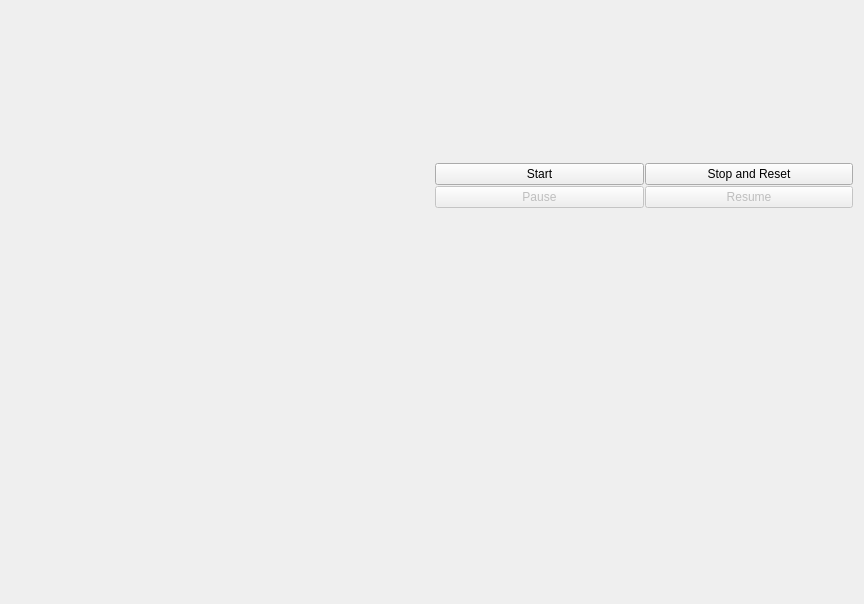
<?xml version="1.0" encoding="UTF-8"?>
<ui version="4.0">
 <class>MainWindow</class>
 <widget class="QMainWindow" name="MainWindow">
  <property name="geometry">
   <rect>
    <x>0</x>
    <y>0</y>
    <width>864</width>
    <height>604</height>
   </rect>
  </property>
  <property name="windowTitle">
   <string/>
  </property>
  <widget class="QWidget" name="centralWidget">
   <property name="sizePolicy">
    <sizepolicy hsizetype="Preferred" vsizetype="Preferred">
     <horstretch>0</horstretch>
     <verstretch>0</verstretch>
    </sizepolicy>
   </property>
   <property name="minimumSize">
    <size>
     <width>800</width>
     <height>600</height>
    </size>
   </property>
   <layout class="QHBoxLayout" name="horizontalLayout">
    <item>
     <layout class="QVBoxLayout" name="left_side" stretch="0,0">
      <property name="spacing">
       <number>2</number>
      </property>
      <property name="sizeConstraint">
       <enum>QLayout::SetDefaultConstraint</enum>
      </property>
      <item>
       <widget class="graphWidget" name="graph_widget" native="true">
        <property name="sizePolicy">
         <sizepolicy hsizetype="MinimumExpanding" vsizetype="MinimumExpanding">
          <horstretch>0</horstretch>
          <verstretch>0</verstretch>
         </sizepolicy>
        </property>
        <property name="minimumSize">
         <size>
          <width>150</width>
          <height>150</height>
         </size>
        </property>
       </widget>
      </item>
      <item>
       <widget class="tilingGen" name="tiling_gen" native="true">
        <property name="sizePolicy">
         <sizepolicy hsizetype="MinimumExpanding" vsizetype="MinimumExpanding">
          <horstretch>0</horstretch>
          <verstretch>0</verstretch>
         </sizepolicy>
        </property>
        <property name="minimumSize">
         <size>
          <width>300</width>
          <height>200</height>
         </size>
        </property>
        <zorder>pentagon_gen</zorder>
       </widget>
      </item>
     </layout>
    </item>
    <item>
     <layout class="QVBoxLayout" name="right_side">
      <property name="spacing">
       <number>2</number>
      </property>
      <item>
       <widget class="textWidget" name="text_widget" native="true">
        <property name="sizePolicy">
         <sizepolicy hsizetype="MinimumExpanding" vsizetype="MinimumExpanding">
          <horstretch>0</horstretch>
          <verstretch>0</verstretch>
         </sizepolicy>
        </property>
        <property name="minimumSize">
         <size>
          <width>150</width>
          <height>150</height>
         </size>
        </property>
       </widget>
      </item>
      <item>
       <layout class="QGridLayout" name="button_layout">
        <property name="spacing">
         <number>1</number>
        </property>
        <item row="0" column="0">
         <widget class="QPushButton" name="start_btn">
          <property name="sizePolicy">
           <sizepolicy hsizetype="Minimum" vsizetype="Fixed">
            <horstretch>0</horstretch>
            <verstretch>0</verstretch>
           </sizepolicy>
          </property>
          <property name="cursor">
           <cursorShape>ArrowCursor</cursorShape>
          </property>
          <property name="toolTip">
           <string>Start Differential Evolution</string>
          </property>
          <property name="autoFillBackground">
           <bool>false</bool>
          </property>
          <property name="styleSheet">
           <string notr="true">font: 10pt &quot;Consolas&quot;;</string>
          </property>
          <property name="text">
           <string>Start</string>
          </property>
          <property name="flat">
           <bool>false</bool>
          </property>
         </widget>
        </item>
        <item row="0" column="1">
         <widget class="QPushButton" name="stop_btn">
          <property name="toolTip">
           <string>Stop and reset mutation objects</string>
          </property>
          <property name="styleSheet">
           <string notr="true">font: 10pt &quot;Consolas&quot;;</string>
          </property>
          <property name="text">
           <string>Stop and Reset</string>
          </property>
          <property name="flat">
           <bool>false</bool>
          </property>
         </widget>
        </item>
        <item row="1" column="0">
         <widget class="QPushButton" name="pause_btn">
          <property name="enabled">
           <bool>false</bool>
          </property>
          <property name="styleSheet">
           <string notr="true">font: 10pt &quot;Consolas&quot;;</string>
          </property>
          <property name="text">
           <string>Pause</string>
          </property>
         </widget>
        </item>
        <item row="1" column="1">
         <widget class="QPushButton" name="resume_btn">
          <property name="enabled">
           <bool>false</bool>
          </property>
          <property name="styleSheet">
           <string notr="true">font: 10pt &quot;Consolas&quot;;</string>
          </property>
          <property name="text">
           <string>Resume</string>
          </property>
         </widget>
        </item>
       </layout>
      </item>
      <item>
       <widget class="pentagonGen" name="pentagon_gen" native="true">
        <property name="enabled">
         <bool>true</bool>
        </property>
        <property name="sizePolicy">
         <sizepolicy hsizetype="MinimumExpanding" vsizetype="MinimumExpanding">
          <horstretch>0</horstretch>
          <verstretch>3</verstretch>
         </sizepolicy>
        </property>
        <property name="minimumSize">
         <size>
          <width>150</width>
          <height>150</height>
         </size>
        </property>
        <property name="maximumSize">
         <size>
          <width>16777215</width>
          <height>16777215</height>
         </size>
        </property>
        <property name="styleSheet">
         <string notr="true"/>
        </property>
       </widget>
      </item>
     </layout>
    </item>
   </layout>
  </widget>
 </widget>
 <layoutdefault spacing="6" margin="11"/>
 <customwidgets>
  <customwidget>
   <class>tilingGen</class>
   <extends>QWidget</extends>
   <header>tilingGen.hpp</header>
   <container>1</container>
  </customwidget>
  <customwidget>
   <class>pentagonGen</class>
   <extends>QWidget</extends>
   <header>pentagonGen.hpp</header>
   <container>1</container>
  </customwidget>
  <customwidget>
   <class>graphWidget</class>
   <extends>QWidget</extends>
   <header>graphwidget.hpp</header>
   <container>1</container>
  </customwidget>
  <customwidget>
   <class>textWidget</class>
   <extends>QWidget</extends>
   <header>textwidget.hpp</header>
   <container>1</container>
  </customwidget>
 </customwidgets>
 <resources/>
 <connections/>
</ui>
